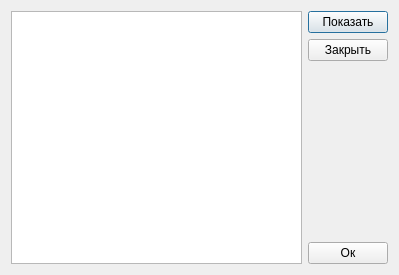
<?xml version="1.0" encoding="UTF-8"?>
<ui version="4.0">
 <class>OpenedFilesDialog</class>
 <widget class="QDialog" name="OpenedFilesDialog">
  <property name="geometry">
   <rect>
    <x>0</x>
    <y>0</y>
    <width>399</width>
    <height>275</height>
   </rect>
  </property>
  <property name="windowTitle">
   <string>Открытые файлы</string>
  </property>
  <layout class="QGridLayout" name="gridLayout">
   <item row="0" column="0" rowspan="4">
    <widget class="QTableView" name="tableView">
     <property name="selectionMode">
      <enum>QAbstractItemView::ExtendedSelection</enum>
     </property>
     <property name="selectionBehavior">
      <enum>QAbstractItemView::SelectRows</enum>
     </property>
    </widget>
   </item>
   <item row="0" column="1">
    <widget class="QPushButton" name="pushButton_show">
     <property name="text">
      <string>Показать</string>
     </property>
    </widget>
   </item>
   <item row="1" column="1">
    <widget class="QPushButton" name="pushButton_close">
     <property name="text">
      <string>Закрыть</string>
     </property>
    </widget>
   </item>
   <item row="3" column="1">
    <widget class="QPushButton" name="pushButton_ok">
     <property name="text">
      <string>Ок</string>
     </property>
    </widget>
   </item>
   <item row="2" column="1">
    <spacer name="verticalSpacer">
     <property name="orientation">
      <enum>Qt::Vertical</enum>
     </property>
     <property name="sizeHint" stdset="0">
      <size>
       <width>20</width>
       <height>40</height>
      </size>
     </property>
    </spacer>
   </item>
  </layout>
 </widget>
 <layoutdefault spacing="6" margin="11"/>
 <resources/>
 <connections>
  <connection>
   <sender>pushButton_ok</sender>
   <signal>clicked()</signal>
   <receiver>OpenedFilesDialog</receiver>
   <slot>accept()</slot>
   <hints>
    <hint type="sourcelabel">
     <x>365</x>
     <y>248</y>
    </hint>
    <hint type="destinationlabel">
     <x>372</x>
     <y>204</y>
    </hint>
   </hints>
  </connection>
 </connections>
</ui>
